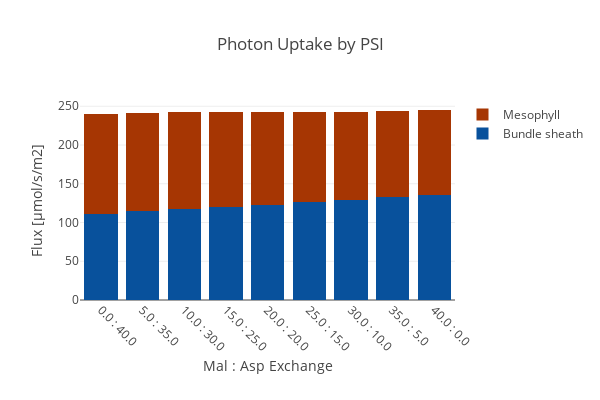

Notebook source saved alongside this figure:
### Code cell
create_bar_plot_met(D_fba, D_exp,
                    {'[M]_PSI_h':'Mesophyll','[B]_PSI_h': 'Bundle sheath'},'hnu_h',
                    'Photon Uptake by PSI', xaxis_title, c3_model,
                    stacked = True, save_fig=save_fig)

### Figure 1 — Plotly figure (JSON) as saved in the notebook; plotly's stock layout.template omitted (floating-point values rounded to 4 significant figures)
{"data": [{"marker": {"color": "rgb(8,81,156)"}, "name": "Bundle sheath", "type": "bar", "uid": "990ae484-e302-4425-81fc-41463e880f5c", "x": ["0.0 : 40.0", "5.0 : 35.0", "10.0 : 30.0", "15.0 : 25.0", "20.0 : 20.0", "25.0 : 15.0", "30.0 : 10.0", "35.0 : 5.0", "40.0 : 0.0"], "y": [111.6, 114.4, 117.4, 120.3, 123.1, 126.0, 129.2, 133.1, 135.5]}, {"marker": {"color": "rgb(166,54,3)"}, "name": "Mesophyll", "type": "bar", "uid": "cb10a6e5-24a4-4a8a-aade-ec817592f523", "x": ["0.0 : 40.0", "5.0 : 35.0", "10.0 : 30.0", "15.0 : 25.0", "20.0 : 20.0", "25.0 : 15.0", "30.0 : 10.0", "35.0 : 5.0", "40.0 : 0.0"], "y": [128.6, 126.6, 124.6, 122.6, 119.7, 116.9, 114.0, 111.3, 109.7]}], "layout": {"barmode": "stack", "height": 400, "margin": {"b": 100}, "title": {"text": "Photon Uptake by PSI"}, "width": 600, "xaxis": {"tickangle": 45, "title": {"text": "Mal : Asp Exchange"}}, "yaxis": {"autorange": true, "title": {"text": "Flux [µmol/s/m2]"}}}}
